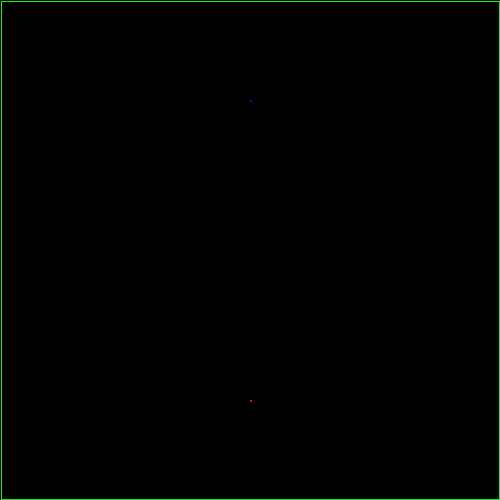
Frame 1 (no input)
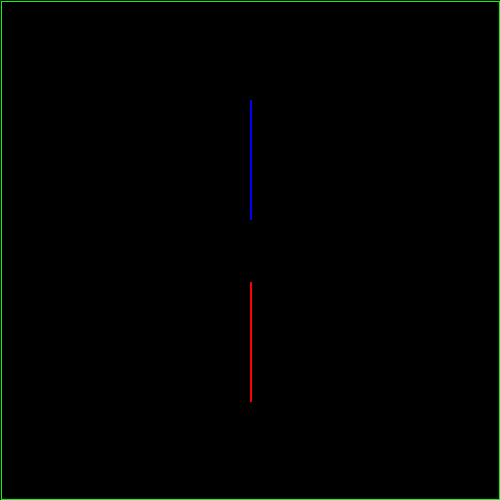
Frame 60 (the mouse pressed at the canvas centre just before this capture)
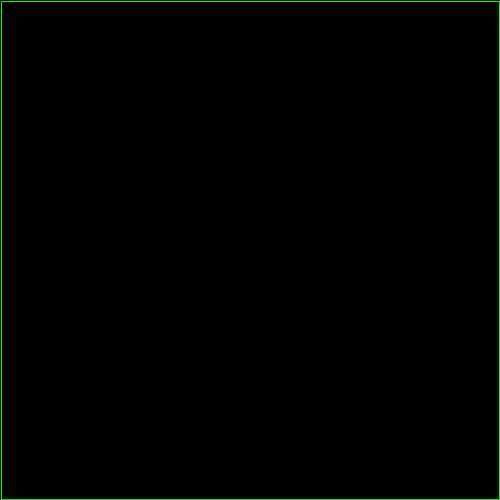
Frame 120 (the mouse held since frame 60 and released just before this capture)

The Processing sketch that drew these frames (run headless with seeded random() and noise(); from frame 60 on, the mouse is pressed at the canvas centre):

// Processing sketch: processing_77806
// ── processing_77806.pde

//Grace O. C.P. Mods 11-12 Tron
int x=250;
int y=100;
int direction=DOWN;
int compx=250;
int compy=400;
int compdir=UP;
boolean gameOver = false;
boolean computerLost = false;
boolean humanLost = false;
void setup()
{
  size(500, 500);
  background(0);
  noFill();
  stroke(0, 255, 0);
  quad(1, 1, 1, 499, 499, 499, 499, 1);
  textSize(30);
  textAlign(CENTER);
}
void draw()
{
  if (gameOver == true)
  {
    text("Game over", 250, 250);
      if(humanLost == true)
    {
      text("human loses!", 250,300);
    }
    else if(computerLost == true)
    {
      text("computer loses!", 250,300);
    }
 
}
  
  else
  {
    human();
    computer();
  }
  if (mousePressed==true)
  {
    background(0);
    stroke(0, 255, 0);
    quad(1, 1, 1, 499, 499, 499, 499, 1);
    gameOver = false;
    x=250;
    y=100;
    compx=250;
    compy=400;
    compdir = UP;
    direction = DOWN;
    humanLost = false;
    computerLost = false;
  }
}
void human()
{
  frameRate=0.5;
  if (get(x, y)!=color(0))
  {
    gameOver = true;
    humanLost = true;
  }
  stroke(0,0,255);
  rect(x, y, 1, 1);
  if (direction == RIGHT)
  {
    x=x+2;
  }
  if (direction == LEFT)
  {
    x=x-2;
  }  
  if (direction == UP)
  {
    y=y-2;
  }  
  if (direction == DOWN)
  {
    y=y+2;
  }
}

void computer ()
{
  println(compdir);
  if (get(compx, compy)!=color(0))
  {
    gameOver = true;
    computerLost = true;
  }

  stroke(255, 0, 0);
  rect(compx, compy, 1, 1);
  if (compdir==LEFT)
  {
    compx=compx-2;
    if(get(compx-2,compy) != color(0))
    {
      compdir=DOWN;
    }
  }
  if (compdir==RIGHT)
  {
    compx=compx+2;
    if(get(compx+2,compy) != color(0))
    {
      compdir = UP;
    }
  }
  if (compdir==UP)
  {
    compy=compy-2;
    if(get(compx,compy-2) != color(0))
    {
      compdir =LEFT;
    }
  }
  if (compdir==DOWN)
  {
    compy=compy+2;
    if(get(compx,compy+2)!=color(0))
    {
      compdir=RIGHT;
    }
  }
}
void keyPressed()
{
  if (key=='w')
  {
    direction = UP;
  }
  if (key=='a')
  {
    direction=LEFT;
  }
  if (key =='s')
  {
    direction=DOWN;
  }
  if (key =='d')
  {
    direction=RIGHT;
  }
}
